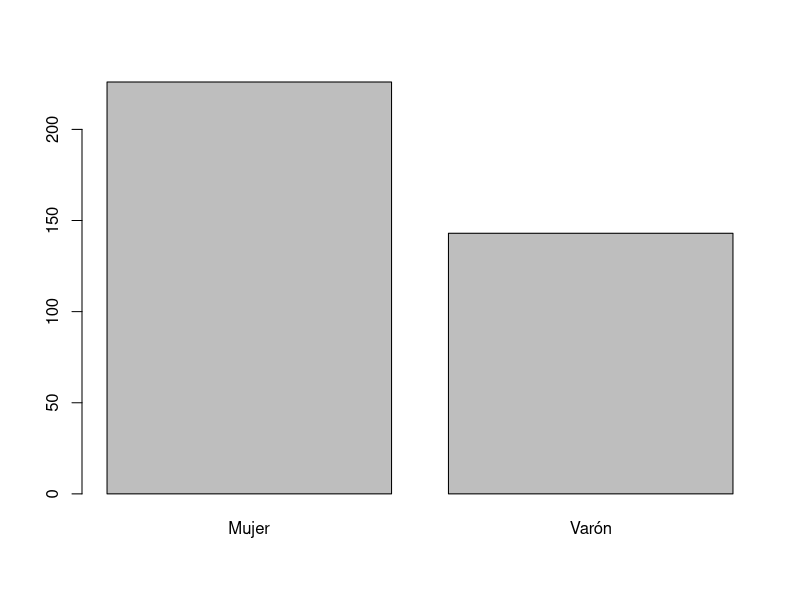
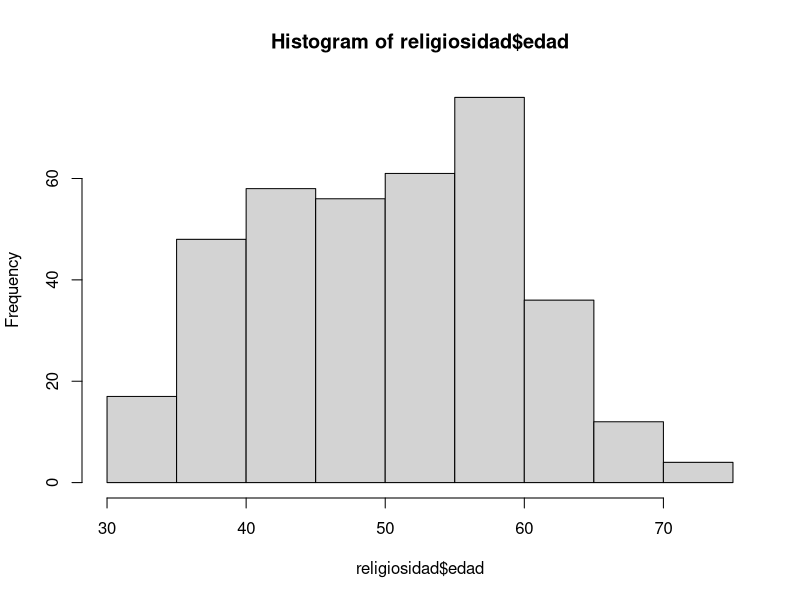
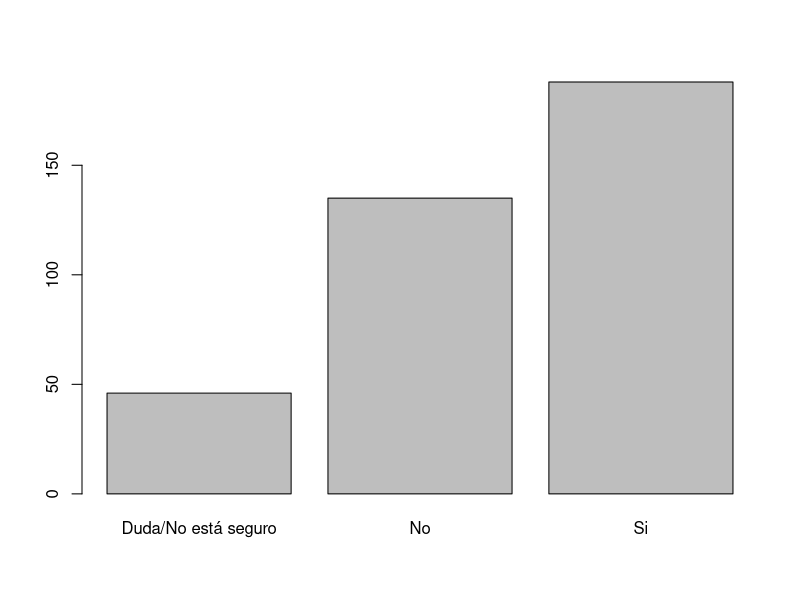
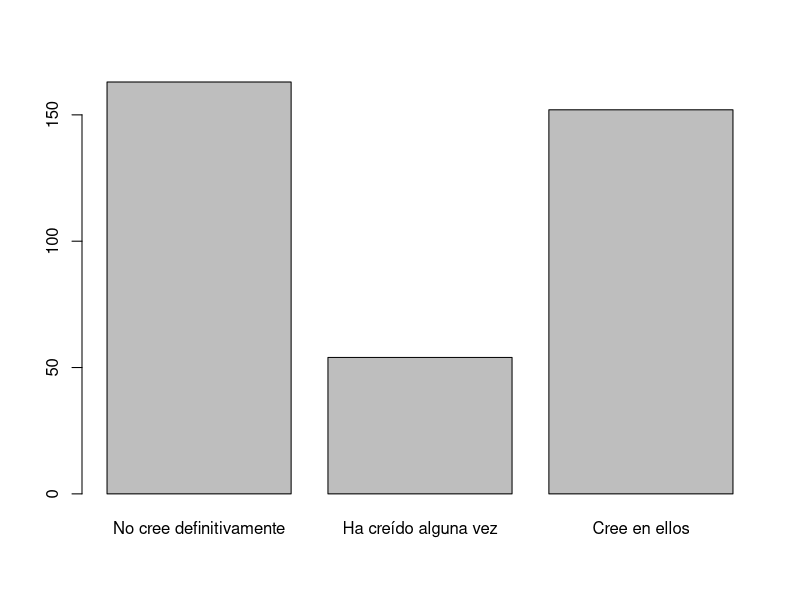
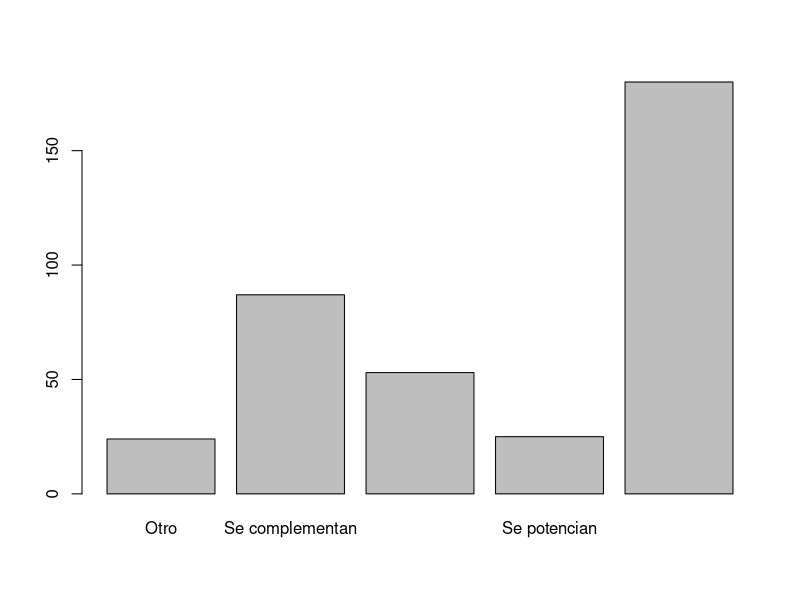
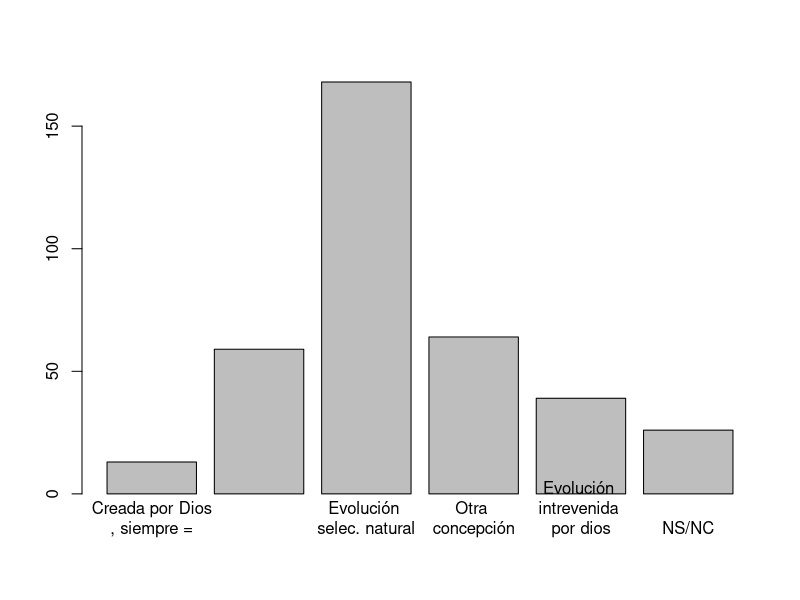
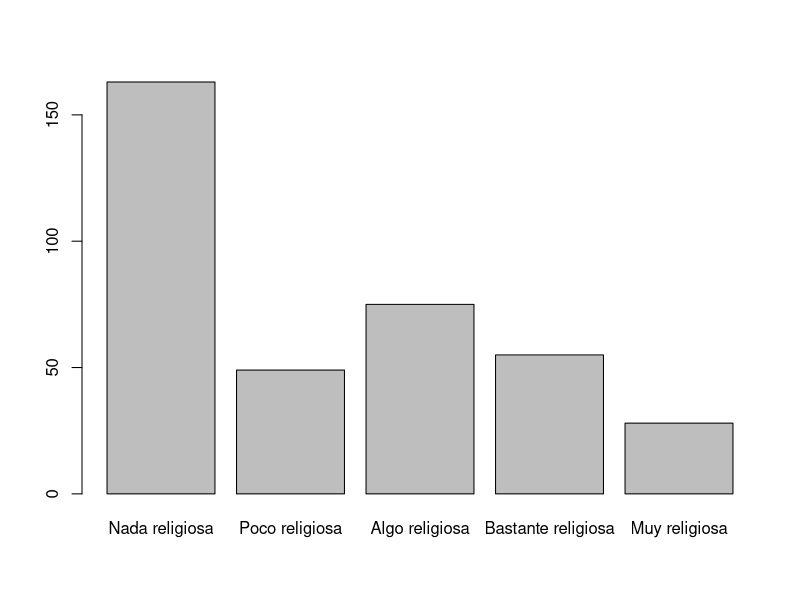
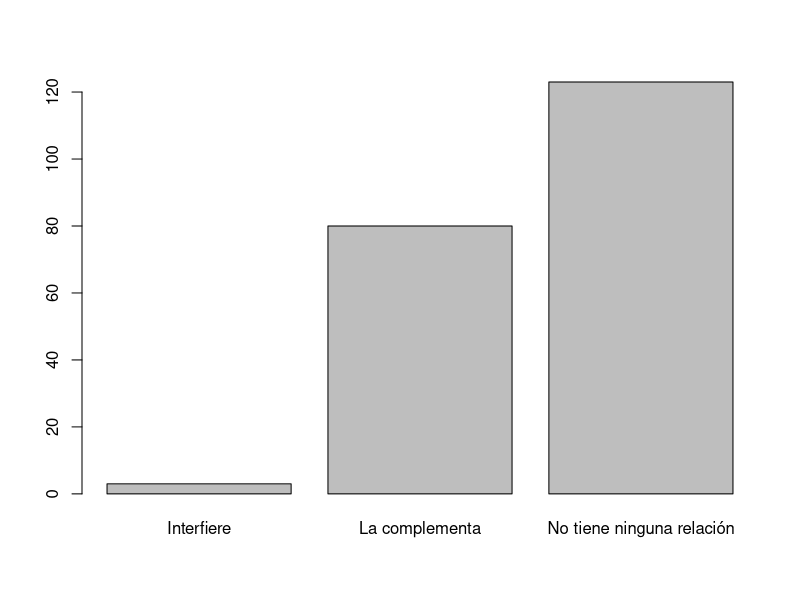

Source code (R) for these figures, in order:
classes <- c(ID = "integer", fechaenvio = "POSIXct", ultima_pagina = "factor", leng_inicial= "factor",
             contrasenna = "character", facultad = "character", cat_inc_doc = "factor", cat_Conicet = "factor",
             desemp_cs_basicas = "factor", desemp_cs_nat = "factor", desemp_cs_aplicadas = "factor", desemp_cs_salud = "factor", 
             desemp_cs_sociales= "factor", desemp_cs_humanas = "factor",
             sexo = "factor", edad = "integer", cree_en_dios = "factor", respecto_milagros = "factor", relacion_cs_fe = "factor",
             cual_es2 = "character", frases = "factor", se_considera = "factor", relacion_creencia_trebajo = "factor", practica_religion = "factor",
             que_religion = "factor", otra_religion = "character", frec_misas = "factor",
             frec_orientacion = "factor", frecuencia_lee = "factor", frecuencia_reza = "factor", 
             frec_participa = "factor", comentario = "character")

religiosidad <- read.delim("religiosidad.txt", fileEncoding = "latin1", colClasses = unname(classes))
religiosidad <- religiosidad[-447,]
names(religiosidad) <- names(classes)
str(religiosidad)
summary(religiosidad)

# Clean an tidy data.frame
religiosidad$edad[religiosidad$edad > 100] <- NA
religiosidad$se_considera <- factor(religiosidad$se_considera,
                                    levels = c("Nada religiosa", "Poco religiosa", "Algo religiosa", "Bastante religiosa", "Muy religiosa"),
                                    ordered = TRUE)
religiosidad$respecto_milagros <- factor(religiosidad$respecto_milagros,
                                         levels = c("No cree definitivamente", "Ha creído alguna vez", "Cree en ellos"),
                                         ordered = TRUE)

names_frec <- c("Nunca", "Aproximadamente una vez cada año", "Aproximadamente una vez cada mes", "Aproximadamente una vez cada semana", "Aproximadamente una vez cada día")
religiosidad$frec_misas <- ordered(religiosidad$frec_misas, levels = names_frec)
religiosidad$frec_orientacion <- ordered(religiosidad$frec_orientacion, levels = names_frec)
religiosidad$frec_participa <- ordered(religiosidad$frec_participa, levels = names_frec)
religiosidad$frecuencia_lee <- ordered(religiosidad$frecuencia_lee, levels = names_frec)
religiosidad$frecuencia_reza <- ordered(religiosidad$frecuencia_reza, levels = names_frec)

# Descriptivo
summary(religiosidad)
resumen_tables <- apply(religiosidad, 2, table)
str(resumen_tables)

barplot(resumen_tables$sexo)
hist(religiosidad$edad)

barplot(resumen_tables$cree_en_dios)
barplot(table(religiosidad$respecto_milagros))
barplot(resumen_tables$relacion_cs_fe)

texto_frases <- c("La vida en la tierra, incluyendo la vida humana, fue creada por un Dios y siempre ha existido como la conocemos ahora",
                  "La vida en la tierra, incluyendo la vida humana, evolucionó a lo largo del tiempo en un proceso guiado por un Dios", 
                  "La vida en la tierra, incluyendo la vida humana, evolucionó a lo largo del tiempo como resultado de selección natural, en el que ningún Diós participó",
                  "Tiene una concepción del origen de las especies y el desarrollo de la vida en la tierra que no está incluido entre los anteriores", 
                  "La vida en la tierra, incluyendo la vida humana, evolucionó a lo largo del tiempo en un proceso en el que Dios intervino directamente",
                  "No sabe / no tiene posición tomada")
resumen_frases <- c("Creada por Dios\n, siempre =", "Evolución\n guiada \npor Dios", "Evolución \nselec. natural", "Otra \nconcepción", "Evolución \nintrevenida \npor dios", "NS/NC" )

referencia_frases <- cbind(names(resumen_tables$frases), texto_frases, resumen_frases)
barplot(resumen_tables$frases, names = resumen_frases)
barplot(table(religiosidad$se_considera))
barplot(table(religiosidad$relacion_creencia_trebajo))
barplot(table(religiosidad$practica_religion))
barplot(table(religiosidad$que_religion))

# Frecuencias
cat(levels(religiosidad$frec_misas))
names_frec_show <- c("Nunca", "Aproximadamente\nuna vez\n cada año", "Aproximadamente\n una vez\n cada mes", "Aproximadamente\n una vez\n cada semana", "Aproximadamente\n una vez \ncada día")
barplot(table(religiosidad$frec_misas), names = names_frec_show)
barplot(table(religiosidad$frec_orientacion), names = names_frec_show)
barplot(table(religiosidad$frecuencia_lee), names = names_frec_show)
barplot(table(religiosidad$frec_participa), names = names_frec_show)
barplot(table(religiosidad$frecuencia_reza), names = names_frec_show)


# Cruce de variables
barplot(table(religiosidad$sexo, religiosidad$cree_en_dios),
        beside = TRUE, legend.text = TRUE, 
        args.legend = list(x ='topright'))

barplot(table(religiosidad$desemp_cs_basicas, religiosidad$respecto_milagros),
        beside = TRUE, legend.text = TRUE)
barplot(prop.table(table(religiosidad$desemp_cs_basicas, religiosidad$respecto_milagros), 1),
                                                  beside = TRUE, legend.text = TRUE)

barplot(table(religiosidad$desemp_cs_aplicadas, religiosidad$respecto_milagros),
        beside = TRUE, legend.text = TRUE)
barplot(prop.table(table(religiosidad$desemp_cs_aplicadas, religiosidad$respecto_milagros), 1),
        beside = TRUE, legend.text = TRUE)

barplot(table(religiosidad$desemp_cs_humanas, religiosidad$respecto_milagros),
        beside = TRUE, legend.text = TRUE)
barplot(prop.table(table(religiosidad$desemp_cs_humanas, religiosidad$respecto_milagros), 1),
        beside = TRUE, legend.text = TRUE)

barplot(table(religiosidad$desemp_cs_nat, religiosidad$respecto_milagros),
        beside = TRUE, legend.text = TRUE)
barplot(prop.table(table(religiosidad$desemp_cs_nat, religiosidad$respecto_milagros), 1),
        beside = TRUE, legend.text = TRUE)

barplot(table(religiosidad$desemp_cs_salud, religiosidad$respecto_milagros),
        beside = TRUE, legend.text = TRUE)
barplot(prop.table(table(religiosidad$desemp_cs_salud, religiosidad$respecto_milagros), 1),
        beside = TRUE, legend.text = TRUE)

barplot(table(religiosidad$desemp_cs_sociales, religiosidad$respecto_milagros),
        beside = TRUE, legend.text = TRUE)
barplot(prop.table(table(religiosidad$desemp_cs_sociales, religiosidad$respecto_milagros), 1),
        beside = TRUE, legend.text = TRUE)




# Cruce con edad
library(plyr)
resumen_sexo <- ddply (religiosidad, "sexo", summarise,
                      MEDIA = round (mean(edad, na.rm = TRUE), 2),
                      SD = round (sd(edad, na.rm = TRUE),2),
                      N = length(edad),
                      SE = round (sd(edad, na.rm = TRUE)/sqrt(length(edad)), 2))

resumen_cree_en_dios <- ddply (religiosidad, "cree_en_dios", summarise,
                               MEDIA = round (mean(edad, na.rm = TRUE), 2),
                               SD = round (sd(edad, na.rm = TRUE),2),
                               N = length(edad),
                               SE = round (sd(edad, na.rm = TRUE)/sqrt(length(edad)), 2))

library(ggplot2)
ggplot(resumen_cree_en_dios, aes(x=cree_en_dios, y=MEDIA)) + 
    geom_bar(position=position_dodge(), stat="identity") +
    geom_errorbar(aes(ymin=MEDIA-SE, ymax=MEDIA+SE),
                  width=.2,                    # Width of the error bars
                  position=position_dodge(.9))
   
resumen_respecto_milagros <- ddply (religiosidad, c("respecto_milagros", "sexo"), summarise,
                                   MEDIA = round (mean(edad, na.rm = TRUE), 2),
                                   SD = round (sd(edad, na.rm = TRUE),2),
                                   N = length(edad),
                                   SE = round (sd(edad, na.rm = TRUE)/sqrt(length(edad)), 2))

                                   
ggplot(resumen_respecto_milagros, aes(x=respecto_milagros, y=MEDIA, fill=sexo)) + 
    geom_bar(position=position_dodge(), stat="identity") +
    geom_errorbar(aes(ymin=MEDIA-SE, ymax=MEDIA+SE),
                  width=.2,                    # Width of the error bars
                  position=position_dodge(.9)) 


